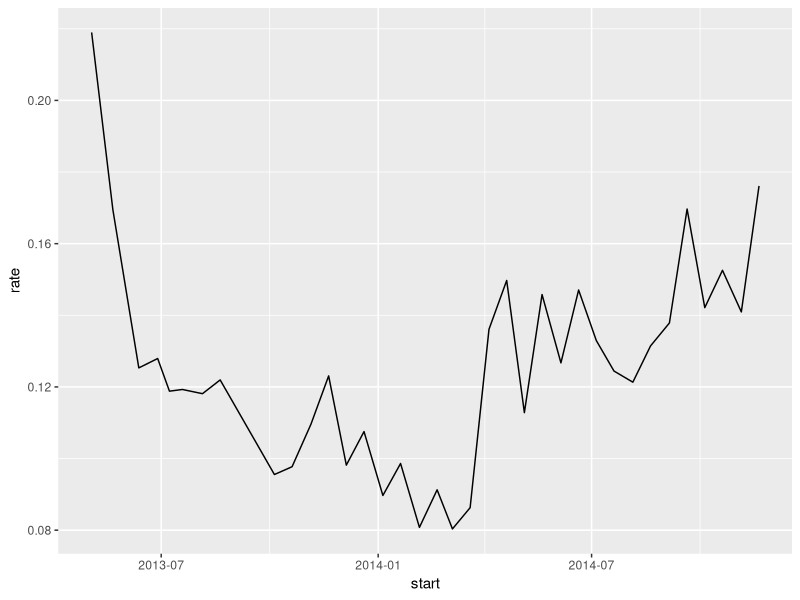
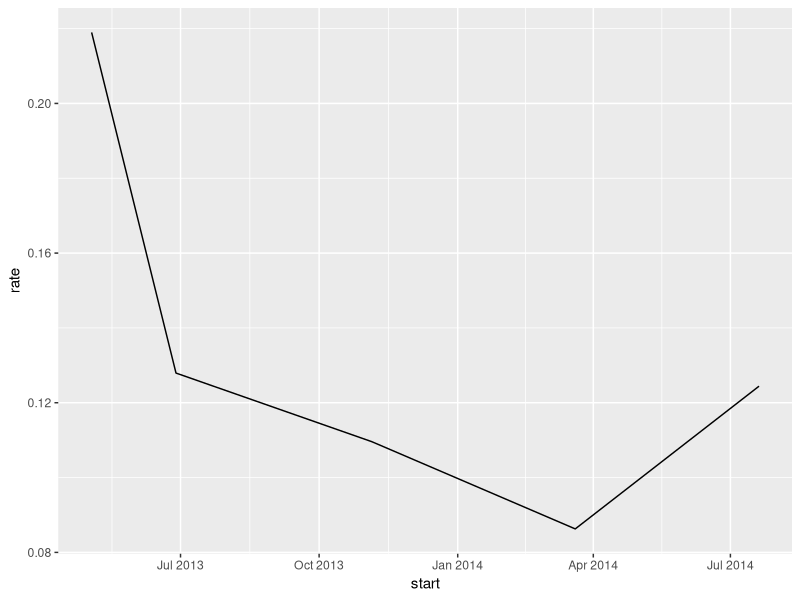
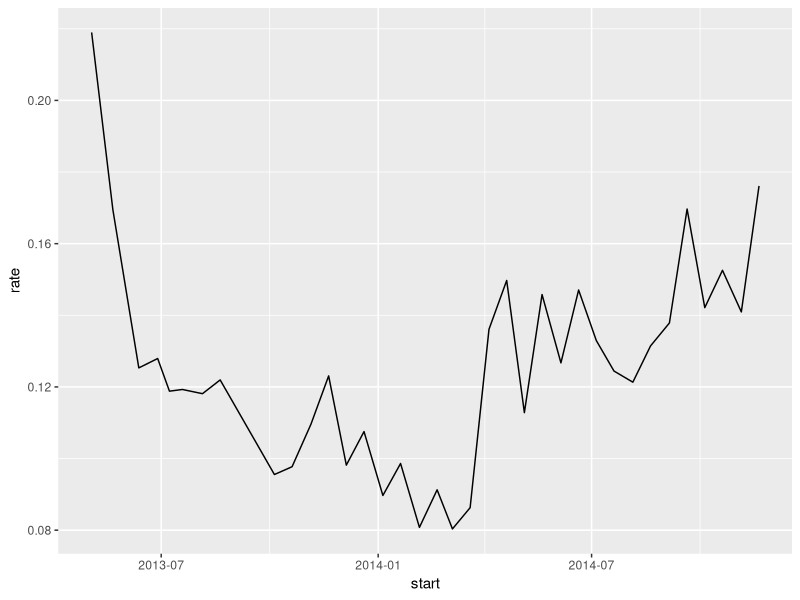
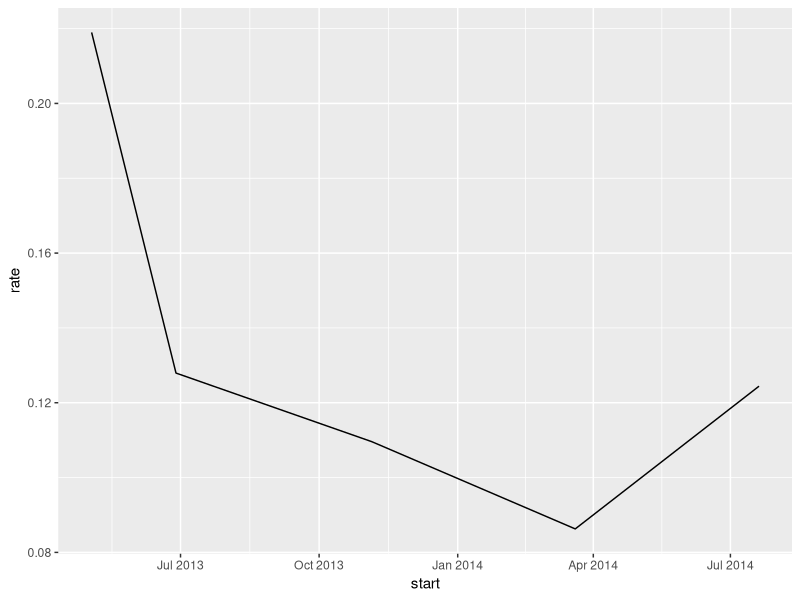

These charts were generated, in order, by the following R code:
library(dplyr)

#Data
story <- read.csv("storyevent.csv")
scorematch <- read.csv("scorematchevent.csv")
temp <- merge(story, scorematch, all=T)
temp <- data.frame(temp, start=as.Date(temp$startdate))
scfesall <-arrange(temp, start)

#Cochran-Armitage
scfes <- scfesall %>% select(userd, get1, start) %>% subset(!is.na(get1))
colnames(scfes) <- c("double", "all", "start")
prop.trend.test(scfes$double, scfes$all, scfes$start)

#Cochran-Armitage
taso <- scfesall %>% filter(character=="kotori") %>% select(userd, get1, start)
colnames(taso) <- c("double", "all", "start")
prop.trend.test(taso$double, taso$all, taso$start)

#plot
library(ggplot2)
scfes2 <- mutate(scfes, double, all, start, rate=double/all)
taso2 <- mutate(taso, double, all, start, rate=double/all)

graph1 <- ggplot(scfes2, aes(x=start, y=rate))
graph1 + geom_line()
ggsave("graph1.png")

graph2 <- ggplot(taso2, aes(x=start, y=rate))
graph2 + geom_line()
ggsave("graph2.png")